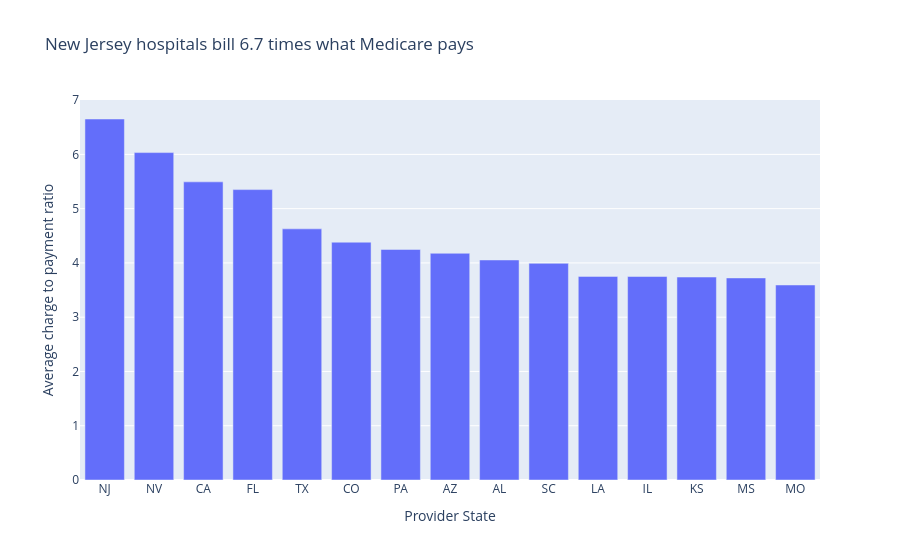

Write notebook code for a chart like this one.
### Markdown cell above
Rebuild the same state bar chart in Plotly Express. `px.bar` needs the state names as an actual
column rather than an index, so call `.reset_index()` on `by_state` first. Expect the same
interactive bar chart, now built with Plotly's toolbar and hover style instead of bokeh's.

### Code cell
import plotly.express as px

px.bar(
    by_state.head(15).reset_index(),
    x="Provider State",
    y="ratio",
    title="New Jersey hospitals bill 6.7 times what Medicare pays",
    labels={"ratio": "Average charge to payment ratio"},
)

### Figure 1 — Plotly figure (JSON) as saved in the notebook; plotly's stock layout.template omitted (floating-point values rounded to 4 significant figures)
{"data": [{"hovertemplate": "Provider State=%{x}<br>Average charge to payment ratio=%{y}<extra></extra>", "legendgroup": "", "marker": {"color": "#636efa", "pattern": {"shape": ""}}, "name": "", "orientation": "v", "showlegend": false, "textposition": "auto", "type": "bar", "x": ["NJ", "NV", "CA", "FL", "TX", "CO", "PA", "AZ", "AL", "SC", "LA", "IL", "KS", "MS", "MO"], "xaxis": "x", "y": [6.652, 6.033, 5.494, 5.351, 4.627, 4.382, 4.249, 4.177, 4.054, 3.992, 3.752, 3.749, 3.74, 3.723, 3.593], "yaxis": "y"}], "layout": {"barmode": "relative", "legend": {"tracegroupgap": 0}, "title": {"text": "New Jersey hospitals bill 6.7 times what Medicare pays"}, "xaxis": {"anchor": "y", "domain": [0, 1], "title": {"text": "Provider State"}}, "yaxis": {"anchor": "x", "domain": [0, 1], "title": {"text": "Average charge to payment ratio"}}}}
